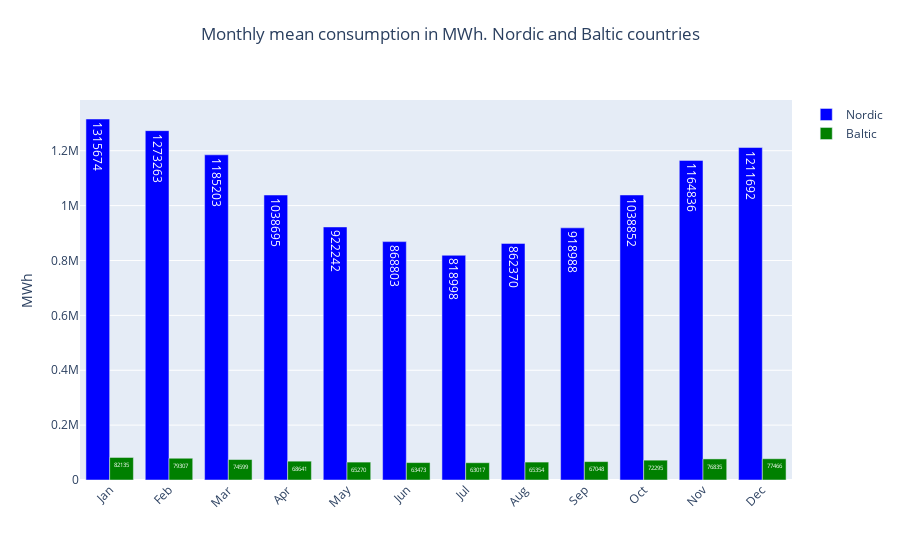

Source (notebook cell):
### Markdown cell above
### Nordic and Baltic countries in one scale

### Code cell
fig = go.Figure()

for j in range(2):
    fig.add_trace(go.Bar(
    x=months,
    y=A[countries[j+7]],
    text=A[countries[j+7]],
    #textposition='outside',
    name=countries[j+7],
    marker_color=nordic_and_baltic_colors[j]))
    
    
   
fig.update_layout(barmode='group',
                  title={
                'text': "Monthly mean consumption in MWh. Nordic and Baltic countries",
                'y':0.95,
                'x':0.5},
                  yaxis=dict(title='MWh'), 
                  
                  xaxis_tickangle=-45)
fig.show()

### Figure 1 — Plotly figure (JSON) as saved in the notebook; plotly's stock layout.template omitted (floating-point values rounded to 4 significant figures)
{"data": [{"marker": {"color": "blue"}, "name": "Nordic", "text": [1315674, 1273263, 1185203, 1038695, 922242, 868803, 818998, 862370, 918988, 1038852, 1164836, 1211692], "type": "bar", "x": ["Jan", "Feb", "Mar", "Apr", "May", "Jun", "Jul", "Aug", "Sep", "Oct", "Nov", "Dec"], "y": [1315674, 1273263, 1185203, 1038695, 922242, 868803, 818998, 862370, 918988, 1038852, 1164836, 1211692]}, {"marker": {"color": "green"}, "name": "Baltic", "text": [82135, 79307, 74599, 68641, 65270, 63473, 63017, 65354, 67048, 72295, 76835, 77466], "type": "bar", "x": ["Jan", "Feb", "Mar", "Apr", "May", "Jun", "Jul", "Aug", "Sep", "Oct", "Nov", "Dec"], "y": [82135, 79307, 74599, 68641, 65270, 63473, 63017, 65354, 67048, 72295, 76835, 77466]}], "layout": {"barmode": "group", "title": {"text": "Monthly mean consumption in MWh. Nordic and Baltic countries", "x": 0.5, "y": 0.95}, "xaxis": {"tickangle": -45}, "yaxis": {"title": {"text": "MWh"}}}}
